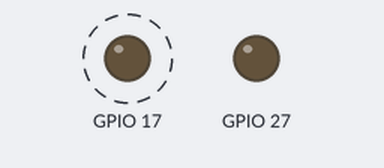
Recording of a program running on a simulated Raspberry Pi (BCM pin numbers). Parts: output pins drawn as LEDs (lit = HIGH). Dashed ring = blinking. Pins used as bus, display or sensor lines are not drawn; what the program prints to the terminal is not drawn.

Above: at 0.4 s.
Timing chart, 0 to 5.4 s (numbered marks = the images above):
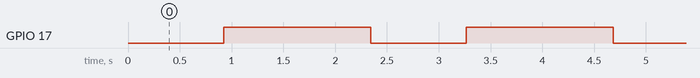

Measured:
- by itself, GPIO 17: alternates HIGH for 1.4 s and LOW for 0.92 s

The program:

app.py
```python
from Stepper import Stepper
from math import degrees
from time import sleep
import sys
import os

stepper = Stepper(17, 18, 27)

def main():
    while True:
        stepper.setClockwise()
        stepper.enable()
        stepper.move(300, 1)
        print('Stop')
        sleep(0.5)
        print('Replay')
        stepper.setAnticlockwise()
        stepper.move(300, 1)
        #stepper.disable()
        print(degrees(stepper.getPosition()) % 360)
        sleep(1)

    while True:
        sleep(1)

if __name__ == '__main__':
    try:
        main()
    except KeyboardInterrupt:
        print('Interrupted')
        stepper.disable()
        try:
            sys.exit(0)
        except SystemExit:
            os._exit(0)
```

Stepper.py
```python
from gpiozero import DigitalOutputDevice
import time
import math

class Stepper:
    def __init__(self, dirPin, stepPin, sleepPin = None):
        self.dir =  DigitalOutputDevice(dirPin)
        self.step = DigitalOutputDevice(stepPin)
        if sleepPin != None:
            self.enableOutput = DigitalOutputDevice(sleepPin)
            # by default we disable the card
            self.disable()
        else:
            # if no enable pin is provided we consider the device as always enabled
            self.enableOutput = None
            self.enabled = True
        self.value = 0
        self.scale = 2 * math.pi
        self.minSpeed = 0.002
        self.maxSpeed = 0.0005
        self.isClockwise = None

    def setScale(self, scale):
        self.scale = scale

    '''
    Referencial for clockwise and anticlockwise
    when the stepper motor pinout is pointed at the top
    '''
    def setClockwise(self):
        self.dir.value = False
        self.isClockwise = True

    def setAnticlockwise(self):
        self.dir.value = True
        self.isClockwise = False

    def getPosition(self):
        return (self.scale*self.value)/200

    def goTo(self, position, speed = 0.8):
        startSpeed = 0.7
        speed = 0.1
        # on fait augementer la vitesse au fur et à mesure sur les 10 steps si la vitesse est sup à 0.7
        for i in range(10):
            self.move(step)

    def computeInterstice(self, speed):
        return self.maxSpeed + (abs(self.minSpeed - self.maxSpeed) * (1-speed))

    '''
    Speed: 1 = Max speeed; 0 = Min speed
    '''
    def move(self, steps, speed = 0.5):
        currentSpeed = speed
        accleratingSteps = steps
        startingSpeed = 0.9
        if speed > startingSpeed:
            delta = (speed - startingSpeed)/steps
            currentSpeed = startingSpeed
        interstice = self.computeInterstice(currentSpeed)
        for i in range(steps):
            if speed > startingSpeed:
                interstice = self.computeInterstice(startingSpeed + delta*i)
                print(i, interstice)
            self.value += 1
            self.step.value = True
            time.sleep(interstice)
            self.step.value = False
            time.sleep(interstice)

    def fullRotation(self):
        self.move(200)

    def enable(self):
        if self.enableOutput != None:
            self.enableOutput.value = False
            self.enabled = True

    def disable(self):
        if self.enableOutput != None:
            self.enableOutput.value = True
            self.enabled = False
```
